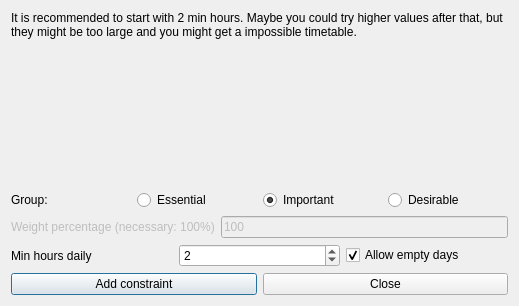
<?xml version="1.0" encoding="UTF-8"?>
<ui version="4.0">
 <class>AddConstraintTeachersMinHoursDailyForm_template</class>
 <widget class="QDialog" name="AddConstraintTeachersMinHoursDailyForm_template">
  <property name="geometry">
   <rect>
    <x>0</x>
    <y>0</y>
    <width>519</width>
    <height>306</height>
   </rect>
  </property>
  <property name="windowTitle">
   <string extracomment="This is the title of the dialog to add a new constraint of this type">Add teachers min hours daily</string>
  </property>
  <layout class="QVBoxLayout" name="verticalLayout">
   <item>
    <widget class="QLabel" name="teacherTextLabel_2">
     <property name="sizePolicy">
      <sizepolicy hsizetype="Minimum" vsizetype="Minimum">
       <horstretch>0</horstretch>
       <verstretch>0</verstretch>
      </sizepolicy>
     </property>
     <property name="frameShape">
      <enum>QFrame::NoFrame</enum>
     </property>
     <property name="frameShadow">
      <enum>QFrame::Plain</enum>
     </property>
     <property name="text">
      <string>It is recommended to start with 2 min hours. Maybe you could try higher values after that, but they might be too large and you might get a impossible timetable.</string>
     </property>
     <property name="wordWrap">
      <bool>true</bool>
     </property>
    </widget>
   </item>
   <item>
    <spacer name="verticalSpacer">
     <property name="orientation">
      <enum>Qt::Vertical</enum>
     </property>
     <property name="sizeHint" stdset="0">
      <size>
       <width>20</width>
       <height>107</height>
      </size>
     </property>
    </spacer>
   </item>
   <item>
    <layout class="QHBoxLayout" name="horizontalLayout_4">
     <item>
      <widget class="QLabel" name="groupTextLabel">
       <property name="text">
        <string>Group:</string>
       </property>
      </widget>
     </item>
     <item>
      <widget class="QRadioButton" name="essentialRadioButton">
       <property name="text">
        <string>Essential</string>
       </property>
      </widget>
     </item>
     <item>
      <widget class="QRadioButton" name="importantRadioButton">
       <property name="text">
        <string>Important</string>
       </property>
       <property name="checked">
        <bool>true</bool>
       </property>
      </widget>
     </item>
     <item>
      <widget class="QRadioButton" name="desirableRadioButton">
       <property name="text">
        <string>Desirable</string>
       </property>
      </widget>
     </item>
    </layout>
   </item>
   <item>
    <layout class="QHBoxLayout" name="horizontalLayout_2">
     <item>
      <widget class="QLabel" name="weightTextLabel">
       <property name="enabled">
        <bool>false</bool>
       </property>
       <property name="frameShape">
        <enum>QFrame::NoFrame</enum>
       </property>
       <property name="frameShadow">
        <enum>QFrame::Plain</enum>
       </property>
       <property name="text">
        <string>Weight percentage (necessary: 100%)</string>
       </property>
       <property name="wordWrap">
        <bool>false</bool>
       </property>
      </widget>
     </item>
     <item>
      <widget class="QLineEdit" name="weightLineEdit">
       <property name="enabled">
        <bool>false</bool>
       </property>
       <property name="text">
        <string notr="true">100</string>
       </property>
      </widget>
     </item>
    </layout>
   </item>
   <item>
    <layout class="QHBoxLayout" name="horizontalLayout_3">
     <item>
      <widget class="QLabel" name="minHoursTextLabel">
       <property name="frameShape">
        <enum>QFrame::NoFrame</enum>
       </property>
       <property name="frameShadow">
        <enum>QFrame::Plain</enum>
       </property>
       <property name="text">
        <string>Min hours daily</string>
       </property>
       <property name="wordWrap">
        <bool>false</bool>
       </property>
      </widget>
     </item>
     <item>
      <widget class="QSpinBox" name="minHoursSpinBox">
       <property name="value">
        <number>2</number>
       </property>
      </widget>
     </item>
     <item>
      <widget class="QCheckBox" name="allowEmptyDaysCheckBox">
       <property name="text">
        <string>Allow empty days</string>
       </property>
       <property name="checked">
        <bool>true</bool>
       </property>
      </widget>
     </item>
    </layout>
   </item>
   <item>
    <layout class="QHBoxLayout" name="horizontalLayout">
     <item>
      <widget class="QPushButton" name="addConstraintPushButton">
       <property name="text">
        <string>Add constraint</string>
       </property>
      </widget>
     </item>
     <item>
      <widget class="QPushButton" name="closePushButton">
       <property name="text">
        <string>Close</string>
       </property>
      </widget>
     </item>
    </layout>
   </item>
  </layout>
 </widget>
 <layoutdefault spacing="6" margin="11"/>
 <resources/>
 <connections/>
</ui>
